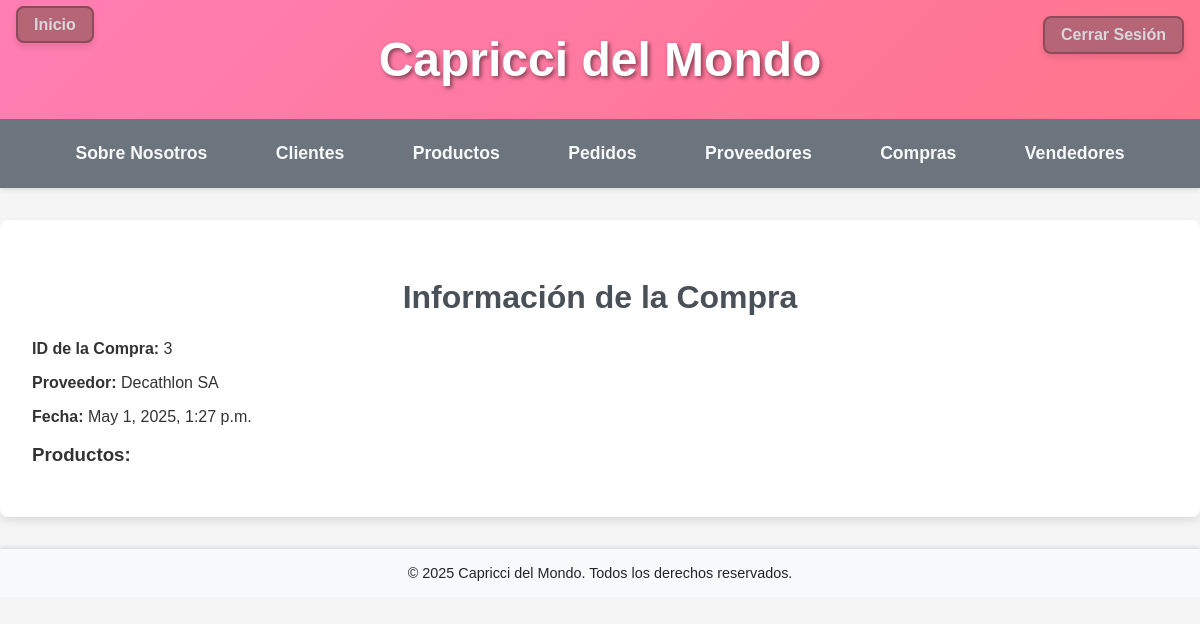
The app's page /interno/compras/3/ (signed in) with its own data.
### interno/models.py (models this page shows, shortened)
class Compra(models.Model):
    proveedor = models.ForeignKey(Proveedor, on_delete=models.CASCADE)
    precio = models.DecimalField(max_digits=10, decimal_places=2)
    fecha = models.DateTimeField(auto_now_add=True)
    estado = models.CharField(max_length=20, choices=[('Pendiente', 'Pendiente'), ('Completada', 'Completada')])

class Proveedor(models.Model):
    nombre = models.CharField(max_length=100)
    contacto = models.CharField(max_length=100)
    telefono = models.CharField(max_length=15)
    email = models.EmailField()
    code = models.CharField(max_length=32, default=generate_code, editable=False, unique=True, db_index=True)

### interno/views.py (the view)
# urls.py: path("compras/<int:compra_id>/", detalle_compra, name="detalle_compra"),
def detalle_compra(request, compra_id):
    compra = get_object_or_404(Compra, id=compra_id)
    context = {"compra": compra}
    return render(request, "interno/detalle_compra.html", context)

### interno/templates/interno/detalle_compra.html (shortened to what this page needs)
{% extends 'interno/base.html' %}
{% block contenido %}
<div class="container">
    <h2>Información de la Compra</h2>
    <p><strong>ID de la Compra:</strong> {{ compra.id }}</p>
    <p><strong>Proveedor:</strong> {{ compra.proveedor.nombre }}</p>
    <p><strong>Fecha:</strong> {{ compra.fecha }}</p>
    <h3>Productos:</h3>
</div>
{% endblock %}

### interno/templates/interno/base.html (style rules this page uses)
body { font-family: 'Poppins', sans-serif; background-color: #f5f5f5; color: #333; margin: 0; padding: 0; }
.container { max-width: 1200px; margin: 2rem auto; padding: 2rem; background-color: #fff; border-radius: 8px; box-shadow: 0 4px 8px rgba(0, 0, 0, 0.1); }
.container h2 { font-size: 2rem; margin-bottom: 1.5rem; color: #495057; text-align: center; }

### records on screen
Compra: id "3", proveedor.nombre "Decathlon SA", fecha "May 1, 2025, 1:27 p.m."
